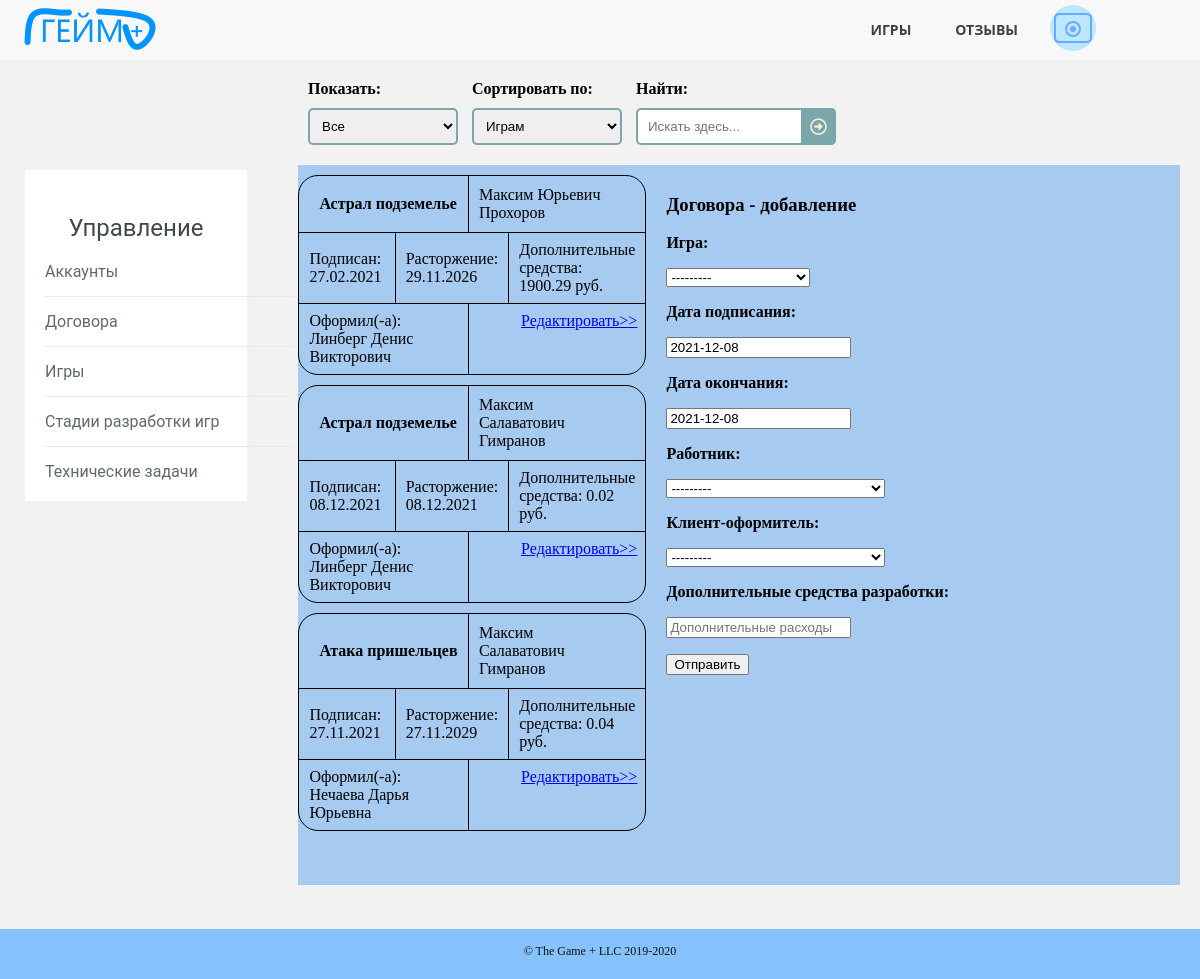
The page /contracts.html (signed in) on the database as committed earlier.
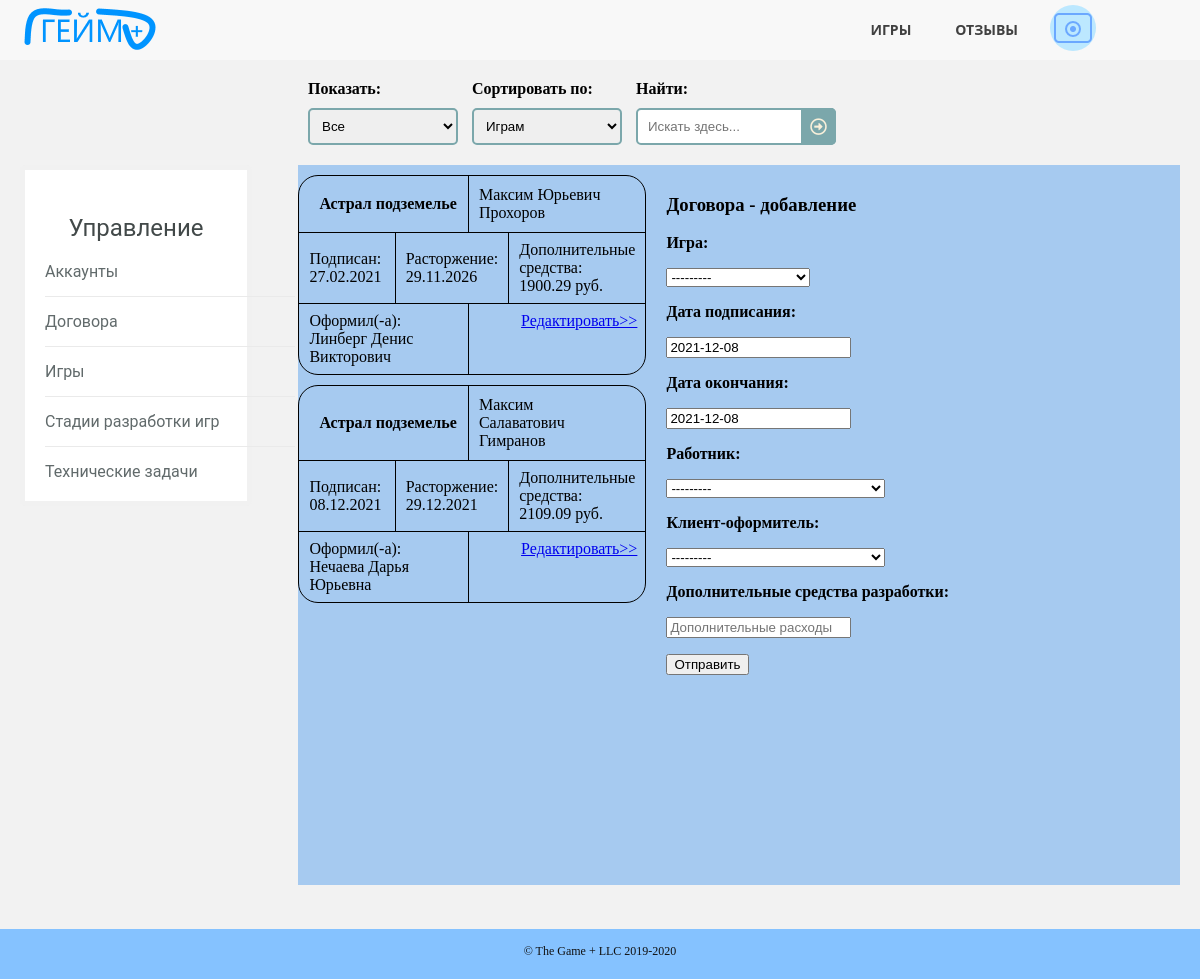
The same page on the database as committed later.
### gameplusapp/models.py (models this page shows)
class ContractOfDevelopment(models.Model):
    game_id = models.ForeignKey(Game, on_delete=models.CASCADE)
    conclusion_date = models.DateField(default=timezone.now())
    contract_end_date = models.DateField(default=timezone.now())
    client_id = models.ForeignKey(Employee, on_delete=models.CASCADE, related_name='client_id')
    employee_id = models.ForeignKey(Employee, on_delete=models.CASCADE, related_name='employee_id')
    development_full_price = models.DecimalField(max_digits=12, decimal_places=2)
    class Meta:
        ordering = ["game_id"]

class Game(models.Model):
    name = models.CharField(max_length=50)
    type = models.CharField(max_length=20)
    rate = models.CharField(max_length=10)
    rules = models.TextField(default=' ')
    release_date = models.DateField(default=timezone.now())
    site = models.CharField(max_length=63)
    number_of_rules = models.BooleanField(default=False)
    price = models.DecimalField(max_digits=12, decimal_places=2)
    development_budget = models.DecimalField(max_digits=12, decimal_places=2)
    picture = models.ImageField(upload_to="static/images/games", null=True, blank=True)
    class Meta:
        ordering = ["name"]
    def __str__(self):
        return self.name

class Employee(models.Model):
    MY_CHOICES = (
        ('a', 'Админ'),
        ('m', 'Мастер'),
        ('c', 'Клиент')
    )
    full_name = models.CharField(max_length=50)
    phone = models.CharField(max_length=11)
    access_level = models.CharField(max_length=1, choices=MY_CHOICES)
    email = models.CharField(max_length=30)
    login = models.CharField(max_length=30, unique=True)
    password = models.CharField(max_length=30)
    reg_date = models.DateTimeField(default=timezone.now())
    avatar = models.ImageField(upload_to="static/images/users", null=True, blank=True)
    class Meta:
        ordering = ["-reg_date"]
    def __str__(self):
        return self.full_name

### gameplusapp/views.py (the view, shortened to what this page needs)
# urls.py: path('contracts.html', ContractsPage.as_view()),
class ContractsPage(View):
    def get(self, request):
        new = 2
        message = ''
        g_contracts = get_contracts()
        form = ContractsInfoForm()
        if "id_user" not in request.session:
            return HttpResponseRedirect('login.html')
        g_avatar = get_del_account(request.session["id_user"]).avatar
        if "message" in request.session:
            if request.session["message"] == True:
                message = 'Доступ запрещён'
                request.session["message"] = False
        mod = "добавление"
        form.fields['employee_id'].queryset = (Employee.objects.filter(access_level__in=['a', 'm']))
        filtred = ContractsFilterForm(request.GET)
        if filtred.is_valid():
            if filtred.cleaned_data["search"]:
                g_contracts = g_contracts.filter(game_id__name__iregex=filtred.cleaned_data["search"])
            if filtred.cleaned_data["ordering"]:
                g_contracts = g_contracts.order_by(filtred.cleaned_data["ordering"])
        context = {
            'g_contracts': g_contracts,
            'filtred': filtred,
            'form': form,
            'mod': mod,
            'new': new,
            'message': message,
            'g_avatar': g_avatar
        }
        return render(request, 'contracts.html', context=context)

### gameplusapp/forms.py
class ContractsFilterForm(forms.Form):
    watching = forms.ChoiceField(required=False, widget=forms.Select(attrs={
        'class': 'sortsel'
    }), choices=[
        ["", "Все"],
        ["a", "Неподписанные"],
        ["b", "Действующие"],
        ["c", "Расторгнутые"]
    ])
    ordering = forms.ChoiceField(required=False, widget=forms.Select(attrs={
        'class': 'sortsel'
    }), choices=[
        ["game_id", "Играм"],
        ["conclusion_date", "Дате подписания"],
        ["contract_end_date", "Дате окончания срока действия"],
        ["employee_id", "Оформителям"]
    ])
    search = forms.CharField(label="Найти:", required=False, widget=forms.TextInput(attrs={
        'placeholder': 'Искать здесь...'
    }))

class ContractsInfoForm(forms.ModelForm):
    class Meta:
        model = ContractOfDevelopment
        fields = ['game_id', 'conclusion_date', 'contract_end_date', 'client_id', 'employee_id', 'development_full_price']
        widgets = {
            "development_full_price": forms.NumberInput(attrs={
                'placeholder': 'Дополнительные расходы, руб.'
            })
        }

### gameplusapp/function.py (called while the page is built)
def get_contracts():
    contracts = ContractOfDevelopment.objects.all()
    return contracts

def get_del_account(pk):
    account = Employee.objects.get(id=pk)
    return account

### gameplusapp/templates/contracts.html (shortened to what this page needs)
<!DOCTYPE HTML>
<html>
	<head>
		<link rel="stylesheet" href="../static/css/pattern.css" />
		<link rel="stylesheet" href="../static/css/control.css" />
		<link rel="stylesheet" href="../static/css/contracts.css" />
	</head>
	<body>
		<header>
		  <nav>
		      <a href="/" class="logo"><img src="../static/images/logo.png" alt="логотип"></a>
			  <ul class="topmenu">
				<li><a href="/games.html">Игры</a></li>
				<li><a href="/reviews.html">Отзывы</a></li>
				<li><a class="submenu-link">
					{% if g_avatar == '' or g_avatar == None %}
					<img src="../static/images/avatar.png" alt="отсутствует аватарка">
					{% else %}
					<img src="../{{ g_avatar }}" alt="аватарка">
					{% endif %}
				</a>
				</li>
			  </ul>
		  </nav>
		</header>
        <section class="selections">
			<div class="functions">
				<form class="searchform" method="get">
					<div class="viewblock">
						<p><strong>Показать:</strong></p>
						<p>{{ filtred.watching }}</p>
					</div>
					<div class="sortblock">
						<p><strong>Сортировать по:</strong></p>
						<p>{{ filtred.ordering }}</p>
					</div>
					<div class="searchblock">
						<p><strong>Найти:</strong></p>
						<p>{{ filtred.search }}
						<button type="submit"></button></p>
					</div>
				</form>
			</div>
		</section>
		<section class="allgames">
			<div class="lists">
				<div class="sublinks">
					<div class="widget">
						<h3>Управление</h3>
						<ul>
						    {% if new >= 1 %}
							<li><a href="/control.html">Аккаунты</a></li>
							{% endif %}
						    <li><a href="/contracts.html">Договора</a></li>
							{% if new >= 1 %}
						    <li><a href="/allgames.html">Игры</a></li>
							{% endif %}
							<li><a href="/game_states.html">Стадии разработки игр</a></li>
							{% if new >= 1 %}
						    <li><a href="/alltasks.html">Технические задачи</a></li>
							{% endif %}
						</ul>
					</div>
				</div>
                <div class="games">
					{% for contract in g_contracts %}
					{% include 'contract_one.html' %}
					{% endfor %}
				</div>
				{% if new >= 1 and mod == "добавление" or mod == "редактирование" %}
				<div class="info">
					<div class="name">
						<h3>Договора - {{ mod }}</h3>
					</div>
					<div class="description">
						<p>
							<div class="noteblock">
								<form class="noteform" method="post" enctype="multipart/form-data">
								    <p><strong>Игра:</strong></p>
								    <p>{{ form.game_id }}</p>
									<p><strong>Дата подписания:</strong></p>
								    <p>{{ form.conclusion_date }}</p>
									<p><strong>Дата окончания:</strong></p>
								    <p>{{ form.contract_end_date }}</p>
									{% if new == 2 %}
									<p><strong>Работник:</strong></p>
								    <p>{{ form.employee_id }}</p>
									{% endif %}
									<p><strong>Клиент-оформитель:</strong></p>
								    <p>{{ form.client_id  }}</p>
									<p><strong>Дополнительные средства разработки:</strong></p>
								    <p>{{ form.development_full_price }}</p>
								    <p><button type="submit">Отправить</button></p>
								</form>
							</div>
						</p>
					</div>
				</div>
				{% endif %}
			</div>
		</section>
	</body>
	<footer>
		<div class="copyright">
			<span>&copy; The Game + LLC 2019-2020</span>
		</div>
	</footer>
</html>

### gameplusapp/templates/contract_one.html
{% block content %}
<div class="noteone">
    <div class="notetag">
        <div class="notename">
            <p>{{ contract.game_id }}</p>
        </div>
        <div class="noteemp">
            <p>{{ contract.employee_id }}</p>
        </div>
    </div>
    <div class="noteother">
        <div class="notestart">
            <p>Подписан: {{ contract.conclusion_date|date:"d.m.Y" }}</p>
        </div>
        <div class="noteend">
            <p>Расторжение: {{ contract.contract_end_date|date:"d.m.Y" }}</p>
        </div>
        <div class="notemoney">
            <p>Дополнительные средства: {{ contract.development_full_price }} руб.</p>
        </div>
    </div>
    <div class="notechange">
        <div class="noterate">
            <p>Оформил(-а): {{ contract.client_id }}</p>
        </div>
        <div class="more">
            <a href="/contracts.html/{{ contract.id }}">Редактировать>></a>
        </div>
    </div>
</div>
{% endblock %}

### gameplusapp/static/css/pattern.css (style rules this page uses)
* { box-sizing: border-box; }
html { height: 100%; }
body { position:relative; min-height: 100%; margin: 0; background: #f2f2f2; }
header { position: relative; min-height: 60px; padding-top: 5px; background: rgba(255,255,255, .4); text-align: center; z-index: 1; }
header a { text-decoration: none; outline: none; display: inline-block; transition: .3s ease-in-out; }
.logo { float: left; color: #D5B45B; font-family: 'Playfair Display', serif; font-size: 2.5em; }
nav { display: block; padding: 0 20px; }
nav ul { list-style: none; margin: 0; padding: 0; float: right; }
.topmenu:after { content: ""; display: table; clear: both; }
.topmenu > li { width: 25%; float: left; position: relative; font-family: 'Open Sans', sans-serif; }
.topmenu > li > a { text-transform: uppercase; font-size: 14px; font-weight: bold; color: #404040; padding: 15px 30px; }
.submenu-link { padding: 0 30px !important; margin-left: 10px; }
.submenu-link > img { width: 46px; height: 46px; border-radius: 50%; object-fit:cover; }
footer { position:absolute; bottom: -50px; width: 100%; height: 50px; padding-top: 15px; background: #85c2ff; }
.copyright { font-size: 12px; text-align: center; color: #111111; }

### gameplusapp/static/css/control.css (style rules this page uses)
section { display: block; }
.functions { padding: 10px 20px 5px calc(20px + 24%); }
.viewblock, .sortblock, .searchblock, .sublinks, .games, .info { display: inline-block; }
.viewblock, .sortblock { margin-right: 10px; }
.viewblock > p, .sortblock > p, .searchblock > p { position: relative; margin: 10px 0; }
.sortsel { padding: 8px; border: 2px solid #7BA7AB; border-radius: 5px; width: 150px; }
.searchblock > p > input { width: 100%; padding: 9px 9px 9px 10px; border: 2px solid #7BA7AB; border-radius: 5px; outline: none; }
.searchblock > p > button { position: absolute; top: 0; right: 0px; padding: 9px; border: none; background: #7BA7AB; border-radius: 0 5px 5px 0; cursor: pointer; }
.searchblock > p > button:before { content: "\f35a"; font-family: 'Font Awesome 5 Free'; font-size: 17px; color: #F9F0DA; }
.sublinks, .games, .info { height: 720px; }
.games, .info { background-color: #A6CAF0; }
.lists { padding: 5px 20px 40px 20px; }
.sublinks { width: 20%; float: left; }
.games, .info { background-attachment: local; overflow: auto; }
.games { width: 30%; margin-left: 4%; }
.info { width: 46%; padding: 10px 20px; float: right; }
.widget { padding: 20px; border: 5px solid #f1f1f1; background: #fff; border-radius: 5px; font-family: 'Roboto', sans-serif; }
.widget h3 { margin-bottom: 20px; text-align: center; font-size: 24px; font-weight: normal; color: #424949; }
.widget ul { margin: 0; padding: 0; list-style: none; width: 250px; }
.widget li { border-bottom: 1px solid #eaeaea; padding-bottom: 15px; margin-bottom: 15px; }
.widget li:last-child { border-bottom: none; margin-bottom: 0; padding-bottom: 0; }
.widget a { text-decoration: none; color: #616a6b; display: inline-block; }
.widget li:before { font-family: FontAwesome; font-size: 20px; vertical-align:bottom; color: #dd3333; margin-right: 14px; }

### gameplusapp/static/css/contracts.css (style rules this page uses)
.noteone { margin: 10px 0; border: 1px solid black; border-radius: 20px; }
.notetag, .noteother { border-bottom: 1px solid black; }
.notetag, .noteother, .notechange { display: table; width: 100%; margin-left: 0; margin-right: 0; }
.notetag > div, .notetag > noindex > div, .noteother > div, .noteother > noindex > div, .notechange > div, .notechange > noindex > div { display: table-cell; vertical-align: middle; }
.notename { width: 49%; border-right: 1px solid black; padding: 10px 10px 10px 20px; font-weight: bold; }
.noteemp { float: right; padding: 10px 40px 10px 10px; }
.notename > p, .noteemp > p, .notestart > p, .noteend > p, .notemoney > p, .noterate > p, .more > a { margin: 0; }
.notestart, .noteend, .notemoney, .noterate { padding: 8px 10px; }
.notestart, .noteend { width: 30%; border-right: 1px solid black; }
.noterate { width: 49%; border-right: 1px solid black; }
.more { float: right; padding: 8px 8px 8px 4px; }

Rows that differ between the two databases and show on the page:
removed ContractOfDevelopment: game_id "Астрал подземелье", employee_id "Максим Салаватович Гимранов", conclusion_date "08.12.2021", contract_end_date "08.12.2021", development_full_price "0.02", client_id "Линберг Денис Викторович"
removed ContractOfDevelopment: game_id "Атака пришельцев", employee_id "Максим Салаватович Гимранов", conclusion_date "27.11.2021", contract_end_date "27.11.2029", development_full_price "0.04", client_id "Нечаева Дарья Юрьевна"
added ContractOfDevelopment: game_id "Астрал подземелье", employee_id "Максим Салаватович Гимранов", conclusion_date "08.12.2021", contract_end_date "29.12.2021", development_full_price "2109.09", client_id "Нечаева Дарья Юрьевна"
